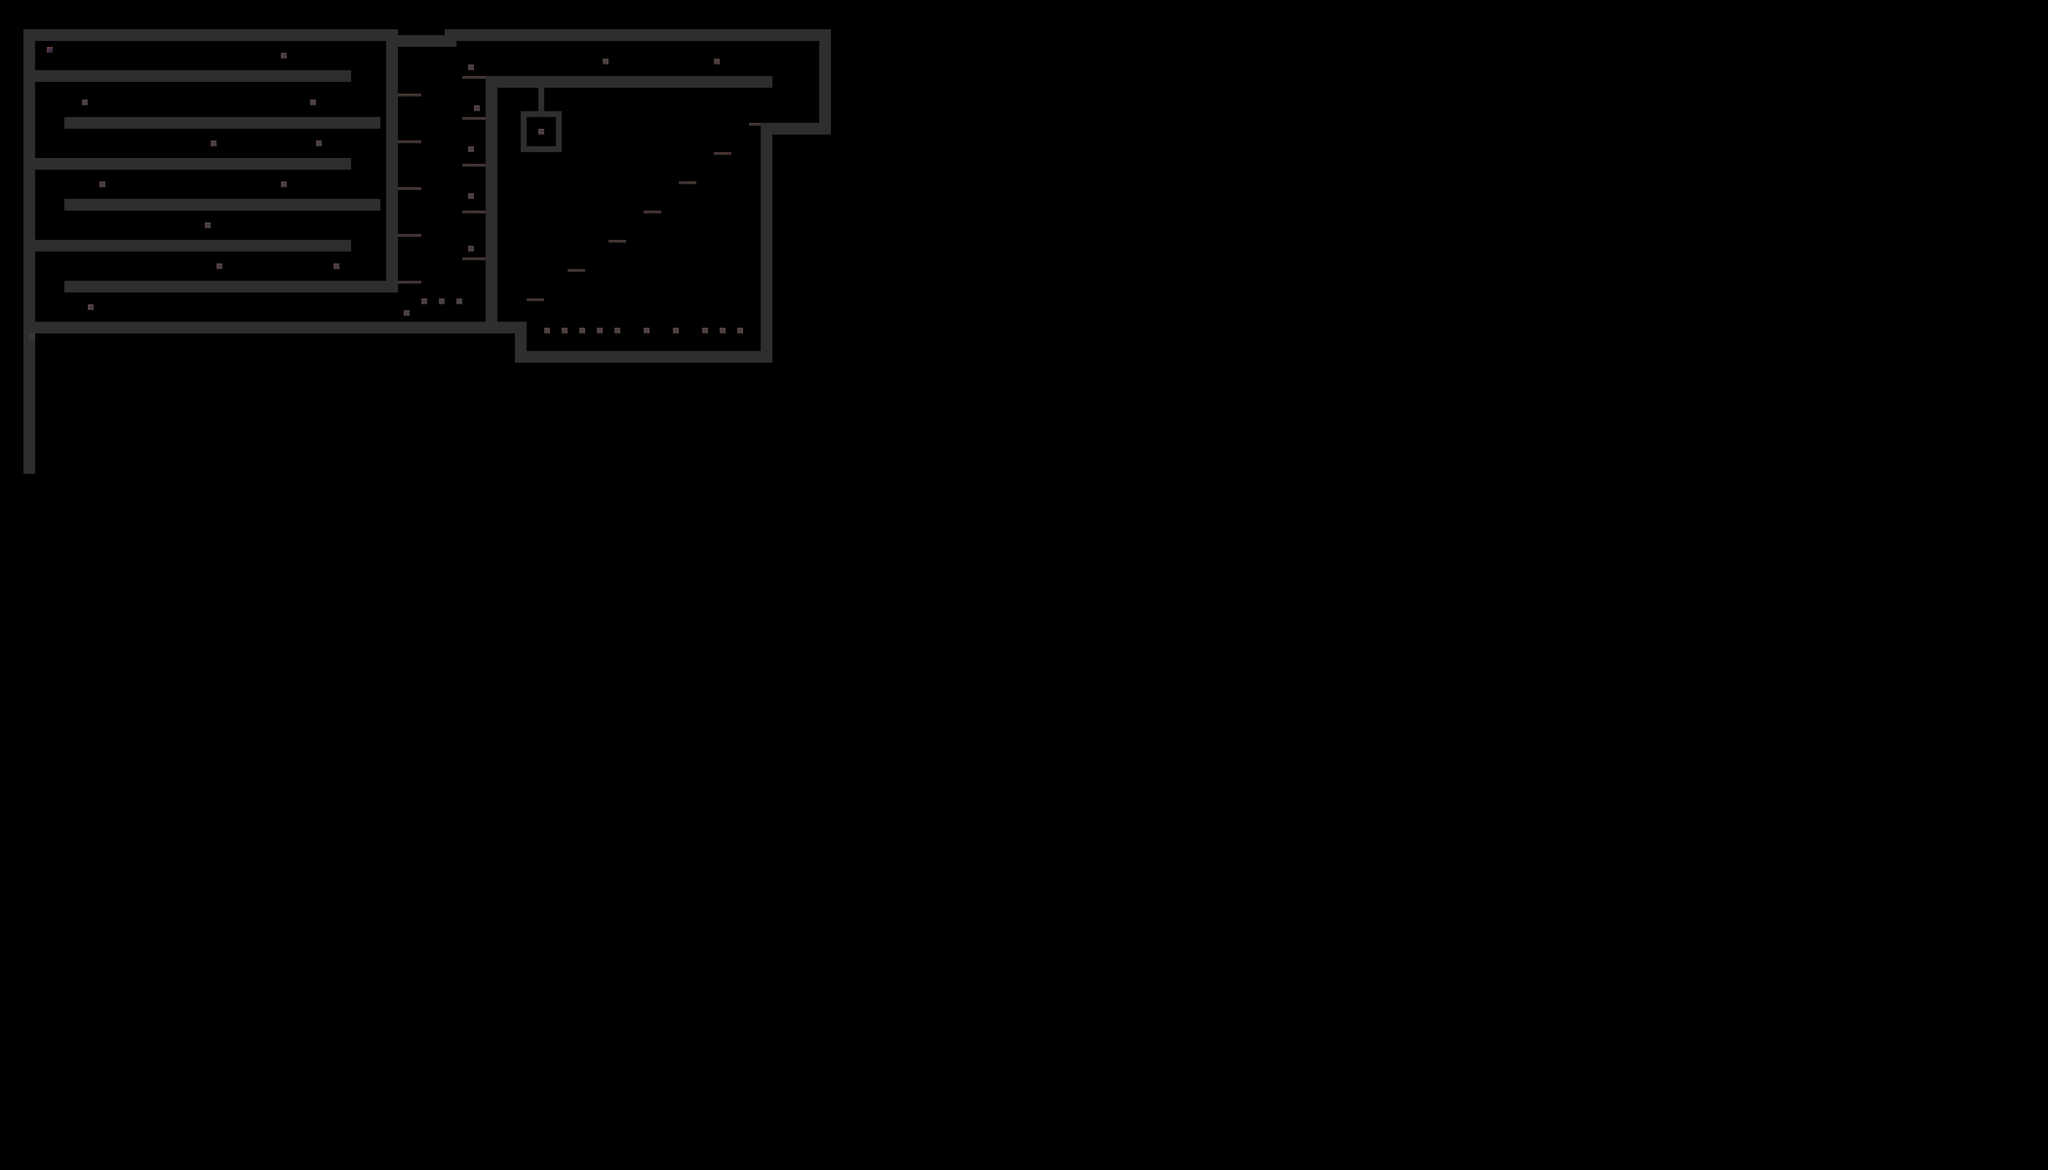

Below is a game level as drawn by its tile map, then a one-line description and the .tmx that defines it (tile-layer data replaced by summaries):
An orthogonal 350x200 tile map with 16x16 px tiles, 1 tile layer (Capa de patrones 1).

<map version="1.10" tiledversion="1.11.2" orientation="orthogonal" renderorder="right-down" width="350" height="200" tilewidth="16" tileheight="16" infinite="0" nextlayerid="2" nextobjectid="1">
 <tileset firstgid="1" source="patron1.tsx" />
 <layer id="1" name="Capa de patrones 1" width="350" height="200">
  <data>[70000 cells, 1850 non-empty, 7 distinct tile ids]</data>
 </layer>
</map>
